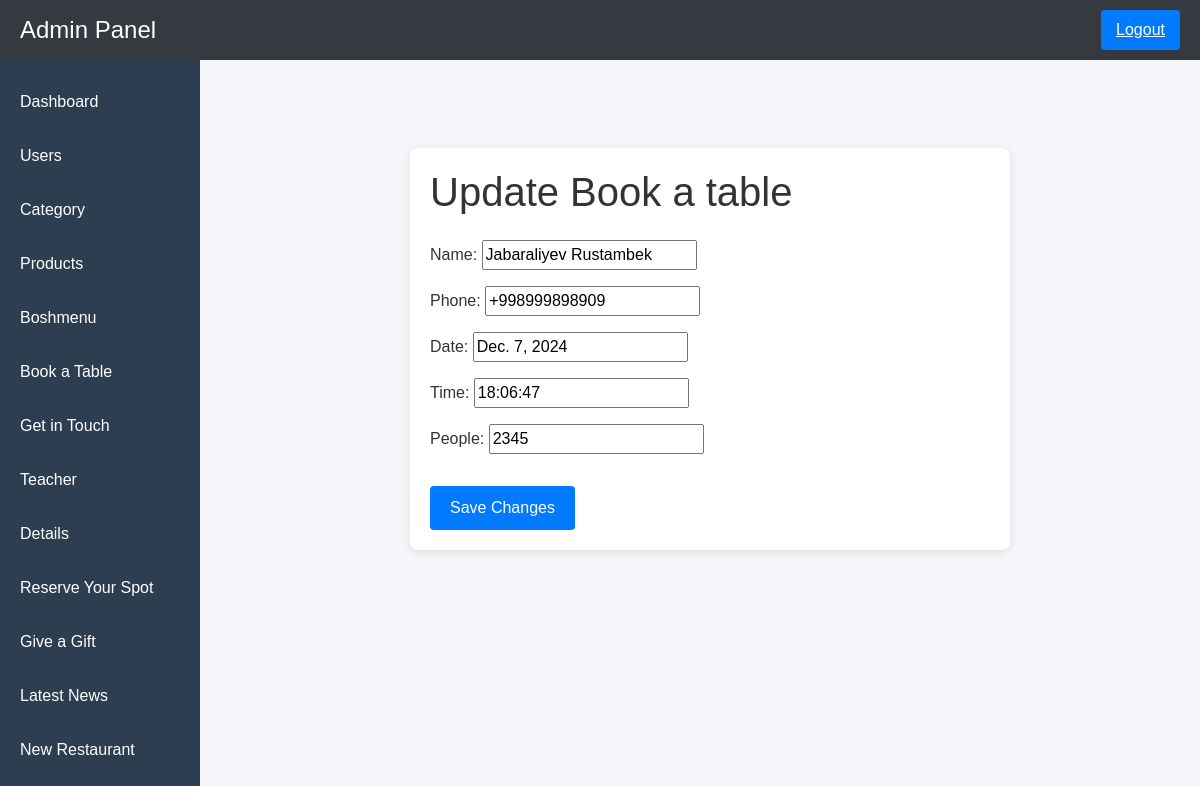
/bookatable/1/update/, run on the app's committed database.
### app/models.py (models this page shows, shortened)
class Bookatable(models.Model):
    name = models.CharField(max_length=100)
    phone = models.CharField(max_length=100)
    date = models.CharField(max_length=100)
    time = models.CharField(max_length=100)
    people = models.IntegerField()

### app/views.py (the view)
# urls.py: path('bookatable/<int:id>/update/', update_bookatable, name='update_bookatable'),
def update_bookatable(request, id):
    bookatable = get_object_or_404(Bookatable, id=id)
    if request.method == "POST":
        form = BookatableForm(request.POST, instance=bookatable)
        if form.is_valid():
            form.save()
            return redirect('bookatable_view')
    else:
        form = BookatableForm(instance=bookatable)
    return render(request, 'updatebookatable.html', {'form': form})

### app/forms.py
class BookatableForm(forms.ModelForm):
    class Meta:
        model = Bookatable
        fields = ['name','phone','date','time','people']
        filds = {
            'date': forms.DateInput(attrs={'type': 'date'}),
            'time': forms.TimeInput(attrs={'type': 'time'}),
        }

### templates/updatebookatable.html (shortened to what this page needs)
{% extends 'index.html' %}
{% block content %}
    <div class="container mt-5">
        <h1 class="mb-4">Update Book a table</h1>
        <form method="POST">
            {{ form.as_p }}
            <button type="submit" class="btn btn-primary mt-3">Save Changes</button>
        </form>
    </div>
{% endblock %}

### templates/index.html (style rules this page uses)
body { margin: 0; font-family: 'Arial', sans-serif; background-color: #f4f6f9; color: #333; display: flex; min-height: 100vh; flex-direction: column; }

### templates/updatebookatable.html (style rules this page uses)
.container { max-width: 600px; margin-top: 50px; padding: 20px; background-color: #fff; border-radius: 8px; box-shadow: 0 2px 10px rgba(0, 0, 0, 0.1); }
.btn { padding: 10px 20px; font-size: 16px; border-radius: 4px; text-align: center; color: white; border: none; }
.btn-primary { background-color: #007bff; }

### data on the page
Bookatable: name "Jabaraliyev Rustambek", phone "+998999898909", date "Dec. 7, 2024", time "18:06:47", people "2345"
